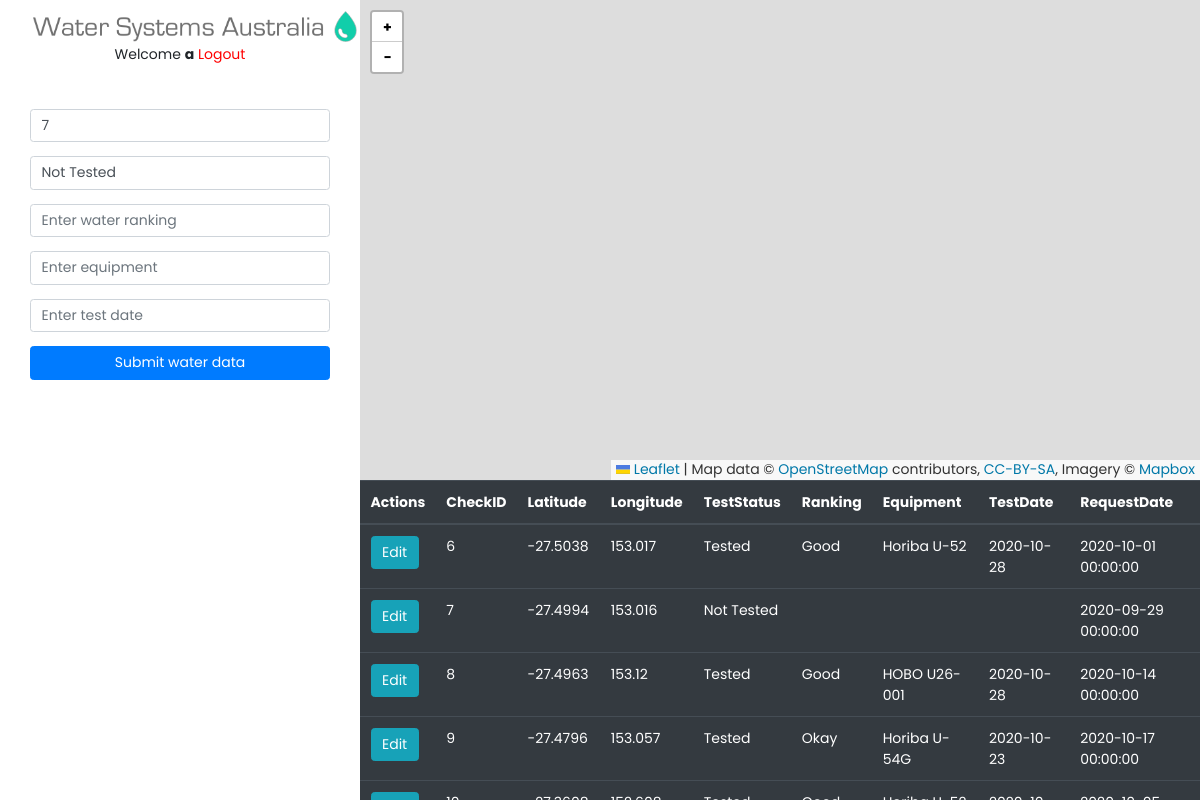
Screenshot of /account.php?edit=7 (signed in) with the database file from the repository.
### tables this page shows
CREATE TABLE `Sites` (
  `CheckID` int(11) NOT NULL,
  `Latitude` float NOT NULL,
  `Longitude` float NOT NULL,
  `Description` varchar(256) NOT NULL,
  `TestStatus` varchar(50) DEFAULT 'Not Tested',
  `Ranking` varchar(50) DEFAULT NULL,
  `Equipment` varchar(256) DEFAULT NULL,
  `TestDate` date DEFAULT NULL,
  `RequestDate` datetime DEFAULT NULL
);

### connection.php (called while the page is built, shortened)
<?php
$db = mysqli_connect('localhost', 'gents', 'truegents1', 'water_quality');
if (isset($_GET['edit'])) {
  $id = $_GET['edit'];
  $user_check_query = "SELECT * FROM Sites WHERE CheckID=$id LIMIT 1";
  $result = mysqli_query($db, $user_check_query);
  if(count($result)==1) {
    $row = $result->fetch_array();
    $checkid = $row['CheckID'];
    $teststatus = $row['TestStatus'];
    $testranking = $row['Ranking'];
    $equipment = $row['Equipment'];
    $testdate = $row['TestDate'];
  }
}
?>

### account.php (the view, shortened to what this page needs)
<html>
    <head>
        <link rel="stylesheet" href="css/sidebar.css">
    	<link rel="stylesheet" href="https://unpkg.com/leaflet@1.6.0/dist/leaflet.css"
/>
        <link rel="stylesheet" href="https://unpkg.com/esri-leaflet-geocoder@2.3.3/dist/esri-leaflet-geocoder.css"
>
        <link rel="stylesheet" href="https://stackpath.bootstrapcdn.com/bootstrap/4.3.1/css/bootstrap.min.css">
        <link rel="stylesheet" href="https://unpkg.com/leaflet-geosearch@3.0.0/dist/geosearch.css"/>
        <?php include('connection.php'); ?>
    </head>
    <body>
    <div class="grid-container-2">
        <div class="sidebar-2">
            <div class="button-box">
                <a href="index.php">
                    <img src="images/logo.png" id="logo" alt="Water Systems Australia Logo">
                </a>
                <div class="messages">
                    <?php  if (isset($_SESSION['username'])) : ?>
			            <p>Welcome <strong><?php echo $_SESSION['username']; ?></strong></p>&nbsp;
			            <p><a href="account.php?logout='1'" style="color: red;">Logout</a></p>
                    <?php endif ?>
                </div>
                <?php require_once 'connection.php'; ?>
                <div class="address-quality">
                <form action="connection.php" id="gov-form" method="POST">
                    <div class="form-group">
                        <input type="number" class="form-control" name="check-id"
                               placeholder="Enter ID" value="<?php echo $checkid; ?>">
                    </div>
                    <div class="form-group">
                        <input type="text" class="form-control" name="test-status"
                            placeholder="Enter test status" value="<?php echo $teststatus; ?>">
                    </div>
                    <div class="form-group">
                        <input type="text" class="form-control" name="water-ranking"
                            placeholder="Enter water ranking" value="<?php echo $testranking; ?>">
                    </div>
                    <div class="form-group">
                        <input type="text" class="form-control" name="equipment"
                            placeholder="Enter equipment" value="<?php echo $equipment; ?>">
                    </div>
                    <div class="form-group">
                        <input type="text" class="form-control" name="test-date"
                            placeholder="Enter test date" value="<?php echo $testdate; ?>">
                    </div>
                    <button type="submit" class="btn btn-primary" name="submit-gov">Submit water data</button>
                </form>
                </div>
            </div>
        </div>
        <div class="main-2">
            <div class="map-2" id="mapid"></div>
            <?php
                $conn = new mysqli('localhost', 'gents', 'truegents1', 'water_quality') or die(mysqli_error($conn));
                $sql = $conn->query("SELECT CheckID, Latitude, Longitude, TestStatus, Ranking, Equipment, TestDate, RequestDate FROM Sites") or die($conn->error);
            ?>
            <div class="water-table-gov">
                <table class="table table-condensed table-dark" id ="data-table">
                    <thead>
                        <tr>
                            <th scope="col" onclick="sortTable(0)">Actions</th>
                            <th scope="col" onclick="sortTable(1)">CheckID</th>
                            <th scope="col" onclick="sortTable(2)">Latitude</th>
                            <th scope="col" onclick="sortTable(3)">Longitude</th>
                            <th scope="col" onclick="sortTable(4)">TestStatus</th>
                            <th scope="col" onclick="sortTable(5)">Ranking</th>
                            <th scope="col" onclick="sortTable(6)">Equipment</th>
                            <th scope="col" onclick="sortTable(7)">TestDate</th>
                            <th scope="col" onclick="sortTable(8)">RequestDate</th>
                        </tr>
                    </thead>
                    <?php
                        while ($row = $sql->fetch_assoc()): ?>
                            <tr id=<?php echo $row['CheckID']; ?>>
                                <td><a href="account.php?edit=<?php echo $row['CheckID']; ?>" class="btn btn-info">Edit</a></td>
                                <td><?php echo $row['CheckID']; ?></td>
                                <td><?php echo $row['Latitude']; ?></td>
                                <td><?php echo $row['Longitude']; ?></td>
                                <td><?php echo $row['TestStatus']; ?></td>
                                <td><?php echo $row['Ranking']; ?></td>
                                <td><?php echo $row['Equipment']; ?></td>
                                <td><?php echo $row['TestDate']; ?></td>
                                <td><?php echo $row['RequestDate']; ?></td>
                            </tr>
                        <?php endwhile; ?>
                </table>
            </div>
        </div>
    </div>
    </body>
</html>

### css/sidebar.css (style rules this page uses)
* { margin: 0; padding: 0; font-family: "Poppins", sans-serif; font-size: 14px; }
.grid-container-2 { width: 100%; margin: 0 auto; height: 100%; display: flex; }
@media only screen and (max-width: 2560px) { .main-2 { height: 100%; width: 70%; } }
@media only screen and (max-width: 2560px) { .sidebar-2 { width: 30%; height: 100%; background-color: white; transition: 1s ease; position: relative; z-index: 1; } }
@media only screen and (max-width: 2560px) { .water-table-gov { height: 40%; width: 100%; overflow: scroll; } }
@media only screen and (max-width: 2560px) { .map-2 { width: 100%; height: 60%; } }
@media only screen and (max-width: 2560px) { #logo { margin-top: 0.75em; margin-bottom: 0.1em; margin-left: 30px; width: 90%; } }
@media only screen and (max-width: 2560px) { .messages { display: flex; justify-content: center; align-items: center; width: 100%; height: 10%; margin-bottom: 0.5em; } }
@media only screen and (max-width: 2560px) { .address-quality { width: 100%; } }
#gov-form { margin-top: 1em; padding: 0.5em 2em 0.5em 2em; border-radius: 5px; border: 2px solid white; }
.button-box { display: flex; flex-direction: column; align-items: center; justify-content: center; text-align: center; z-index: 1; }
.states a, button { color: black; padding: 10px; text-decoration: none; display: block; width: 100%; border: none; }

### rows the page displays
sites: check-id "7", test-status "Not Tested", CheckID "7", Latitude "-27.4994", Longitude "153.016", TestStatus "Not Tested", RequestDate "2020-09-29 00:00:00"
sites: CheckID "6", Latitude "-27.5038", Longitude "153.017", TestStatus "Tested", Ranking "Good", Equipment "Horiba U-52", TestDate "2020-10-28", RequestDate "2020-10-01 00:00:00"
sites: CheckID "8", Latitude "-27.4963", Longitude "153.12", TestStatus "Tested", Ranking "Good", Equipment "HOBO U26-001", TestDate "2020-10-28", RequestDate "2020-10-14 00:00:00"
sites: CheckID "9", Latitude "-27.4796", Longitude "153.057", TestStatus "Tested", Ranking "Okay", Equipment "Horiba U-54G", TestDate "2020-10-23", RequestDate "2020-10-17 00:00:00"

### other values shown
$_SESSION['username'] "a"
